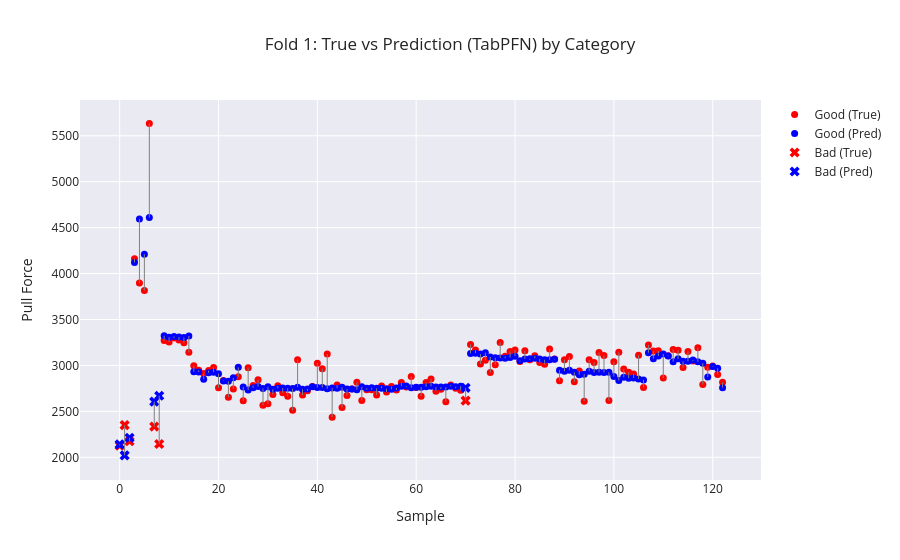
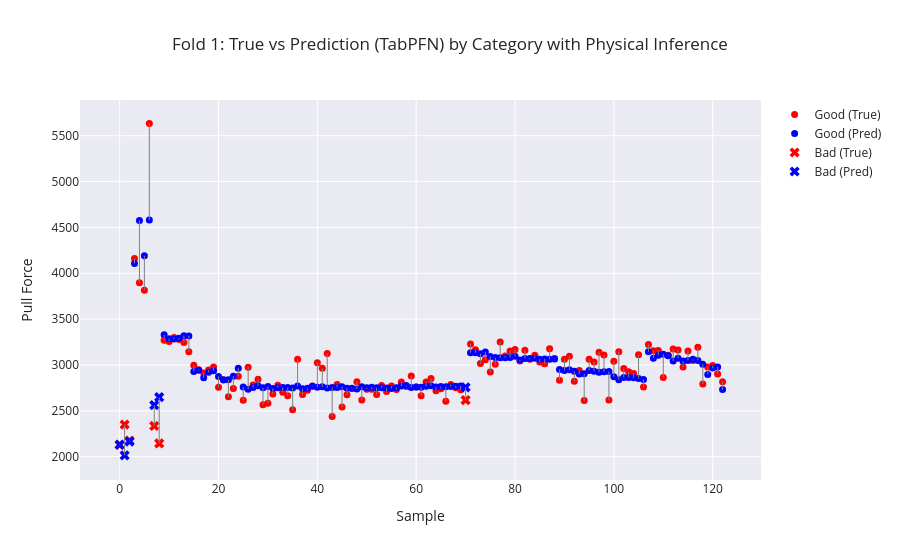
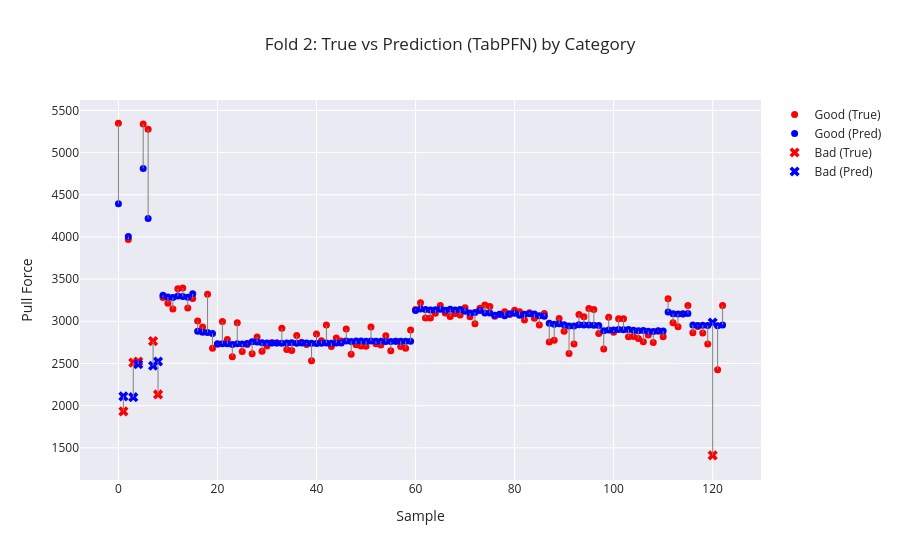
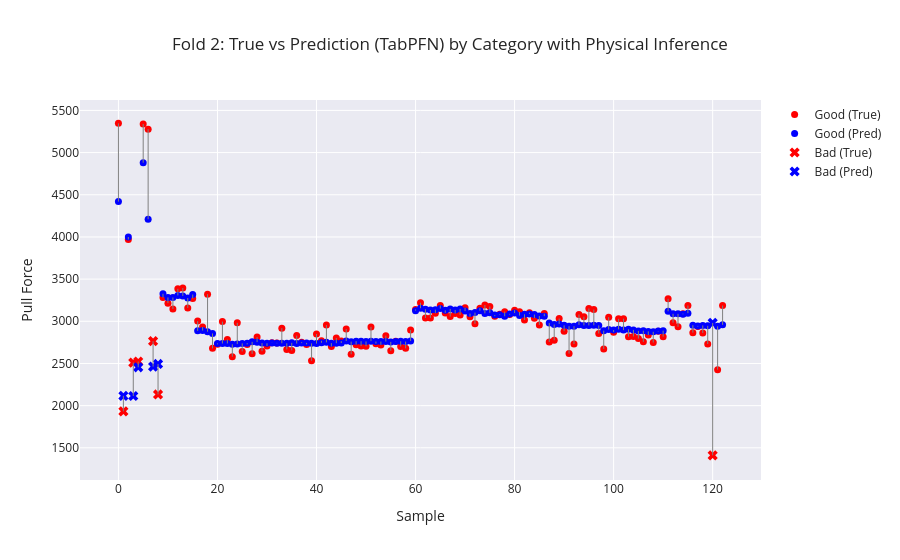

The code cell stored with these charts, in order, in its notebook:
### Markdown cell above
# Cross Validation

### Code cell
cross_df = pd.read_csv("data/train_dev_data.csv")
target_column_regression = "PullTest (N)" 

skf = StratifiedKFold(n_splits=3, shuffle=True, random_state=42)

mapping = {
    "Explode": "Pullout",
    "Good": "Pullout",
    "Bad": "Interfacial"
}

def apply_mapping(arr):
    return np.array([mapping[x] for x in arr])

#Metrics with and without physical inference
direct_mae, direct_rmse, direct_r2, direct_f1 = [], [], [] , []
hybrid_mae, hybrid_rmse, hybrid_r2, hybrid_f1 = [], [], [] , []

for fold, (train_index, val_index) in enumerate(skf.split(cross_df["Sample ID"], cross_df["Category"])):


    # Build fold-specific data
    train_df = cross_df.iloc[train_index].copy()
    val_df   = cross_df.iloc[val_index].copy()

    train_df["Category"] = apply_mapping(train_df["Category"])
    val_df["Category"] = apply_mapping(val_df["Category"])

    # Group targets by Sample ID (SAME as non‑CV pipeline)
    y_train_reg = train_df.groupby("Sample ID")["PullTest (N)"].first()
    y_val_reg   = val_df.groupby("Sample ID")["PullTest (N)"].first()

    # Build feature matrices at Sample ID level
    x_train = train_df.groupby("Sample ID").first()
    x_val   = val_df.groupby("Sample ID").first()

    x_tr_class, y_tr_class = get_features_and_target(x_train, target_column_class)
    x_val_class, y_val_class = get_features_and_target(x_val, target_column_class)

    x_tr_reg, y_tr_reg = get_features_and_target(x_train, target_column_regression)
    x_val_reg, y_val_reg = get_features_and_target(x_val, target_column_regression)

    # -----------------------------
    # XGBoost CLASSIFIER
    # -----------------------------
    if model_name_class == 'XGBoostClassifier':

        params = {
            "max_depth": 5,
            "learning_rate": 0.3,
            "n_estimators": 177,
            "tree_method": "hist",
            "eval_metric": "mlogloss"
        }

        # Encode labels → integers (required for XGBClassifier)
        le = LabelEncoder()
        y_val_class = le.fit_transform(y_val_class)
        y_tr_class = le.transform(y_tr_class)

        classifier = XGBClassifier(**params)
        classifier.fit(x_tr_class, y_tr_class)

        preds = classifier.predict(x_val_class)
        # Reverse LabelEncoder back to original class names
        preds = le.inverse_transform(preds)
        y_val_class = le.inverse_transform(y_val_class)


    # -----------------------------
    # RANDOM FOREST CLASSIFIER
    # -----------------------------
    elif model_name_class == 'RandomForestClassifier':

        
        params = {
            'n_estimators': 27,
            'max_depth': 7,
            'min_samples_split': 5,
            'min_samples_leaf': 2,
            'max_features': 'log2',
        }

        classifier = RandomForestClassifier(**params)
        classifier.fit(x_tr_class, y_tr_class)

        preds = classifier.predict(x_val_class)

    # -----------------------------
    # TABPFN CLASSIFIER
    # -----------------------------
    elif model_name_class == 'TabPFNClassifier':

        classifier = TabPFNClassifier()
        classifier.fit(x_tr_class, y_tr_class)

        preds = classifier.predict(x_val_class)

    mis_idx = np.where(preds != y_val_class)[0]

    if len(mis_idx) > 0:
        mis_sample_ids = x_val_class.index[mis_idx]   # correct index space
        print("\nMisclassified rows:")
        print(cross_df[cross_df["Sample ID"].isin(mis_sample_ids)])


    # Plot classification results for this fold
    plot_visualizer_classification(
        y_true=y_val_class,
        y_pred=preds,
        class_labels=["Interfacial", "Pullout"],
        title=f"Fold {fold+1} — Confusion Matrix"
    )


    
    if model_name_reg == 'TabPFN':

        # Initialize the regressor
        regressor = TabPFNRegressor()  # Uses TabPFN-2.5 weights, trained on synthetic data only.
        # To use TabPFN v2:
        # regressor = TabPFNRegressor.create_default_for_version(ModelVersion.V2)
        regressor.fit(x_tr_reg, y_tr_reg)

        # Predict on the test set
        predictions_regression_dev_without_physics = regressor.predict(x_val_reg)

        predictions_class_train = classifier.predict(x_tr_class)
        predictions_class_dev   = classifier.predict(x_val_class)




    elif model_name_reg == 'XGBoost':

        # Convert the data into DMatrix format
        dtrain = xgb.DMatrix(x_tr_reg, label=y_train)
        dtest = xgb.DMatrix(x_val_reg, label=y_val_reg)

        # Set the parameters for the XGBoost model
        params = {
            'objective': 'reg:squarederror',
            'max_depth': 1,
            'eta': 0.57,
            'eval_metric': 'rmse',
        }

        # Train the model
        num_boost_round = 13
        bst = xgb.train(params, dtrain, num_boost_round)

        # Make predictions
        predictions_regression_dev_without_physics = bst.predict(dtest)

        predictions_class_train = classifier.predict(x_tr_class)
        predictions_class_dev   = classifier.predict(x_val_class)


    elif model_name_reg == 'RandomForest':

        # Set the parameters for the Random Forest model
        params = {
                'n_estimators': 19,
                'max_depth': 5,
                'min_samples_split': 6,
                'min_samples_leaf': 3,
                'random_state': 42,
        }

        predictions_regression_dev_without_physics = RandomForestRegressor(**params).fit(x_tr_reg, y_tr_reg).predict(x_val_reg)

        predictions_class_train = classifier.predict(x_tr_class)
        predictions_class_dev   = classifier.predict(x_val_class)



    direct_mae.append(mean_absolute_error(y_val_reg, predictions_regression_dev_without_physics)) 
    direct_rmse.append(np.sqrt(mean_squared_error(y_val_reg, predictions_regression_dev_without_physics))) 
    direct_r2.append(r2_score(y_val_reg, predictions_regression_dev_without_physics))
    direct_f1.append(f1_score(y_val_class, preds, average="macro"))

    # Categories
    categories= cross_df.iloc[val_index]["Category"].values

    plot_visualizer(
        true_vals=y_val_reg,
        pred_vals=predictions_regression_dev_without_physics,
        categories=categories,
        title=f"Fold {fold+1}: True vs Prediction ({model_name_reg}) by Category"
    )

    x_tr_hybrid = x_tr_reg.copy() 
    x_val_hybrid = x_val_reg.copy() 

    physics_train = compute_pullforces(x_tr_reg, y_tr_reg, predictions_class_train) 
    physics_val = compute_pullforces(x_val_reg, y_val_reg, predictions_class_dev)

    x_tr_hybrid["Physical_Inference"] = physics_train 
    x_val_hybrid["Physical_Inference"] = physics_val 
    
    hybrid_model = TabPFNRegressor() 
    hybrid_model.fit(x_tr_hybrid, y_train_reg) 
    
    hybrid_pred = hybrid_model.predict(x_val_hybrid) 
    hybrid_mae.append(mean_absolute_error(y_val_reg, hybrid_pred)) 
    hybrid_rmse.append(np.sqrt(mean_squared_error(y_val_reg, hybrid_pred))) 
    hybrid_r2.append(r2_score(y_val_reg, hybrid_pred))  
    hybrid_f1.append(f1_score(y_val_class, preds, average="macro"))

    plot_visualizer(
        true_vals=y_val_reg,
        pred_vals=hybrid_pred,
        categories=categories,
        title=f"Fold {fold+1}: True vs Prediction ({model_name_reg}) by Category with Physical Inference"
    )

    print(f"\n=== Fold {fold+1} ===") 
    print(f"Direct:\n MAE={direct_mae[-1]:.2f},\n RMSE={direct_rmse[-1]:.2f},\n R²={direct_r2[-1]:.2f}\n")
    print(f"Hybrid:\n MAE={hybrid_mae[-1]:.2f},\n RMSE={hybrid_rmse[-1]:.2f},\n R²={hybrid_r2[-1]:.2f}")


print("\n=== FINAL CROSS‑VALIDATION RESULTS ===") 
print("\n--- Direct Model ---") 
print(f"mean MAE:  {np.mean(direct_mae):.2f} ± {np.std(direct_mae):.2f}")
print(f"mean RMSE: {np.mean(direct_rmse):.2f} ± {np.std(direct_rmse):.2f}")
print(f"mean R²:   {np.mean(direct_r2):.2f} ± {np.std(direct_r2):.2f}")
print(f"mean F1:   {np.mean(direct_f1):.2f} ± {np.std(direct_f1):.3f}")

print("\n--- Hybrid Model ---") 
print(f"mean MAE:  {np.mean(hybrid_mae):.2f} ± {np.std(hybrid_mae):.2f}")
print(f"mean RMSE: {np.mean(hybrid_rmse):.2f} ± {np.std(hybrid_rmse):.2f}")
print(f"mean R²:   {np.mean(hybrid_r2):.2f} ± {np.std(hybrid_r2):.2f}")
print(f"mean F1:   {np.mean(hybrid_f1):.2f} ± {np.std(hybrid_f1):.3f}")
